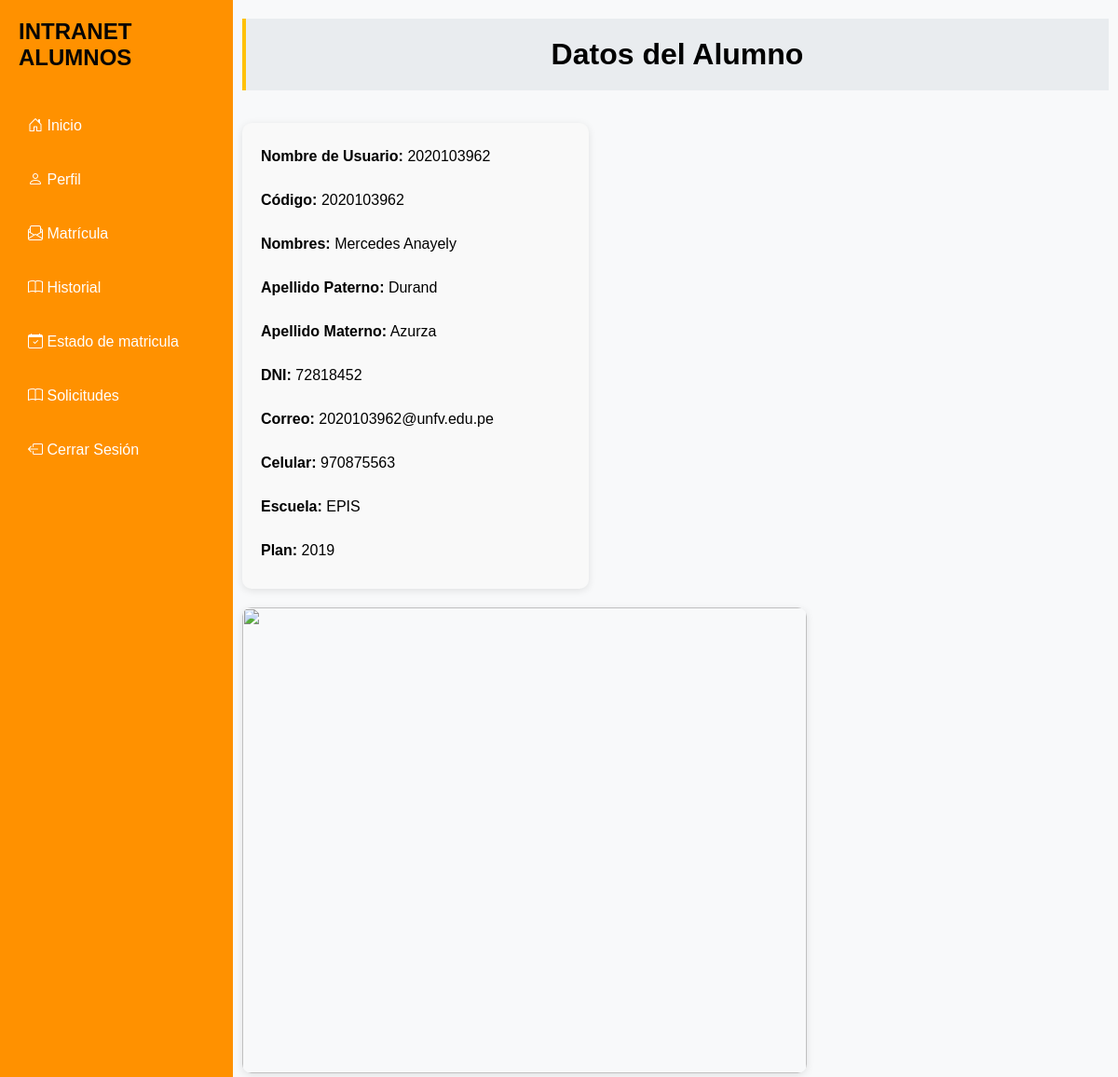
The page /usuario/2020103962/ (signed in) on the database its author committed.
### App/models.py (models this page shows, shortened)
class Usuario(AbstractUser):
    ROLES = [
        ('alumno', 'Alumno'),
        ('consejero', 'Consejero'),
    ]
    rol = models.CharField(max_length=10, choices=ROLES)
    alumno = models.OneToOneField('Alumno', on_delete=models.CASCADE, null=True, blank=True)

class Alumno(models.Model):
    id_alumno = models.AutoField(primary_key=True)
    codigo = models.CharField(max_length=10, default=1)
    plan = models.ForeignKey(Plan, on_delete=models.CASCADE)
    nombres = models.CharField(max_length=100)
    apellido_paterno = models.CharField(max_length=100)
    apellido_materno = models.CharField(max_length=100)
    dni = models.CharField(max_length=8)
    correo = models.EmailField(max_length=100)
    celular = models.CharField(max_length=9)
    escuela = models.ForeignKey(Escuela, on_delete=models.CASCADE)
    anio = models.IntegerField(default=1)

class Escuela (models.Model):
    id_escuela = models.AutoField(primary_key=True)
    nombre_escuela = models.CharField(max_length=100)

class Plan (models.Model):
    id_plan = models.AutoField(primary_key=True)
    nombre_plan = models.CharField(max_length=100)

### App/views.py (the view)
# urls.py: path('usuario/<str:username>/', views.perfil, name='perfil'),
@login_required
def perfil(request, username):
    usuario = get_object_or_404(Usuario, username=username)
    if usuario.rol == 'consejero':
        return redirect('home')
    alumno = usuario.alumno
    return render(request, 'perfil.html', {'usuario': usuario, 'alumno': alumno})

### App/templates/perfil.html
{% extends 'base.html' %}
{% block content %}
<div class="home">
    <div class="conteiner-perfil">
        <h1>Datos del Alumno</h1>
        <div class="container-p">
            <div class="form-perfil" style="display: flex; flex-direction: column; gap: 15px; margin-top: 15px; background-color: #f9f9f9; padding: 20px; border-radius: 10px; box-shadow: 0 2px 8px rgba(0, 0, 0, 0.1);">
                <p><strong>Nombre de Usuario:</strong> {{ usuario.username }}</p>
                <p><strong>Código:</strong> {{ alumno.codigo }}</p>
                <p><strong>Nombres:</strong> {{ alumno.nombres }}</p>
                <p><strong>Apellido Paterno:</strong> {{ alumno.apellido_paterno }}</p>
                <p><strong>Apellido Materno:</strong> {{ alumno.apellido_materno }}</p>
                <p><strong>DNI:</strong> {{ alumno.dni }}</p>
                <p><strong>Correo:</strong> {{ alumno.correo }}</p>
                <p><strong>Celular:</strong> {{ alumno.celular }}</p>
                <p><strong>Escuela:</strong> {{ alumno.escuela.nombre_escuela }}</p>
                <p><strong>Plan:</strong> {{ alumno.plan.nombre_plan }}</p>
            </div>
            <div class="img-perfil">
                <img width="200px" src="https://elcomercio.pe/resizer/INbarJSvBWV8FQfTJxd3AIn8BAw=/1200x1200/smart/filters:format(jpeg):quality(75)/arc-anglerfish-arc2-prod-elcomercio.s3.amazonaws.com/public/5YHCXJISKZH6LPR5PCPB7K473A.jpg" alt="">
            </div>
        </div>
    </div>
</div>
{% endblock %}

### App/templates/base.html (style rules this page uses)
* { margin: 0; padding: 0; box-sizing: border-box; font-family: Arial, sans-serif; }
body { display: flex; min-height: 100vh; }
.home { width: calc(100% - 250px); background-color: #f8f9fa; margin-right: 10px; margin-left: 260px; }
.form-perfil { display: flex; justify-items: center; height: 500px; width: 400px; justify-items: center; }
.conteiner-perfil h1 { background-color: #e9ecef; padding: 20px; margin-bottom: 20px; border-left: 4px solid #ffc107; text-align: center; }
.form-perfil p { margin: 7px; }
.container-p { display: flex; align-items: flex-start; justify-content: space-between; gap: 20px; flex-wrap: wrap; }
.form-perfil { display: flex; flex-direction: column; gap: 10px; background-color: #f9f9f9; padding: 20px; border-radius: 10px; width: 40%; box-shadow: 0 2px 8px rgba(0, 0, 0, 0.1); }
.img-perfil img { width: 606px; height: 500px; border-radius: 10px; box-shadow: 0 2px 8px rgba(0, 0, 0, 0.1); }
.form-perfil p { margin: 7px 0; }

### rows shown on the page
Usuario: username "2020103962"
Alumno: codigo "2020103962", nombres "Mercedes Anayely", apellido_paterno "Durand", apellido_materno "Azurza", dni "72818452", correo "2020103962@unfv.edu.pe", celular "970875563", escuela.nombre_escuela "EPIS", plan.nombre_plan "2019"
